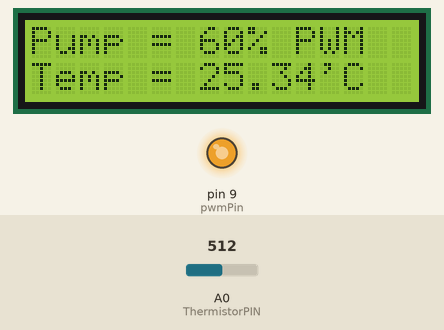
A sketch run on a simulated Arduino Uno, built with avr-gcc and run on an emulated ATmega328P. On the bench: 16×2 character LCD, output pins drawn as LEDs (lit = HIGH). Inputs (shaded band) come from the test bench; at power-on: A0 (ThermistorPIN) = 512.

Above: at 9.2 s.
9.3 s: A0 (ThermistorPIN) set to 306
At 10.4 s:
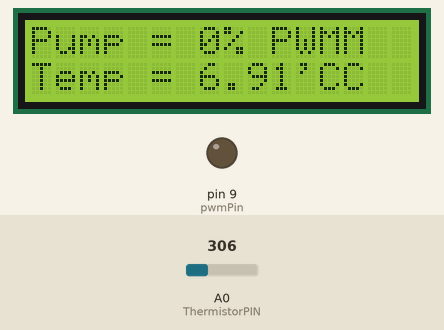
11.5 s: A0 (ThermistorPIN) set to 249
At 13.2 s:
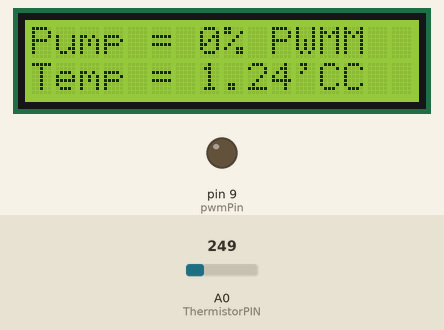
13.5 s: A0 (ThermistorPIN) set to 230
At 15.2 s:
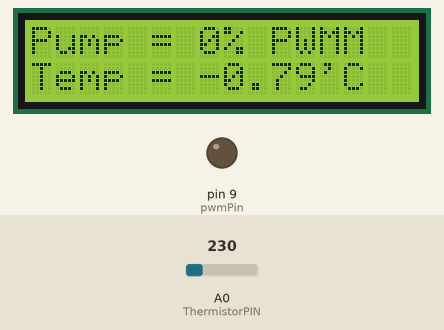
15.5 s: A0 (ThermistorPIN) set to 0
At 17.1 s:
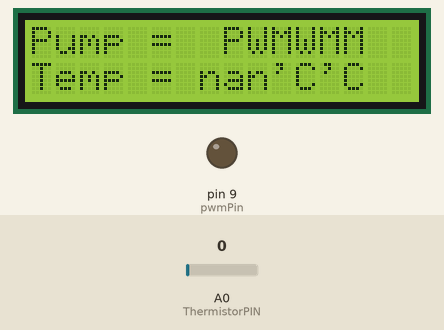
Timing chart, 0 to 18.6 s (numbered marks = the images above; inputs shaded):
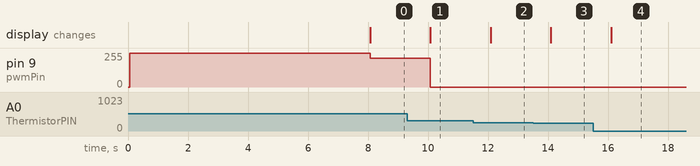

The sketch:

PC_pwm_pump.ino
```cpp
// Lukasz Dziwosz 2019
// PC watercooling pump arduino controller
// Temperature controlled speed of 12v 2 pin pump
#include <math.h>
#include <LiquidCrystal.h>

// initialize the library by associating any needed LCD interface pin
// with the arduino pin number it is connected to
const int rs = 12, en = 11, d4 = 5, d5 = 4, d6 = 3, d7 = 2;
LiquidCrystal lcd(rs, en, d4, d5, d6, d7);

#define pwmPin 9           // Digital Pin 9
#define ThermistorPIN 0    // Analog Pin 0

float vcc = 4.21;                       // only used for display purposes, if used
                                        // set to the measured Vcc.
float pad = 9850;                       // balance/pad resistor value, set this to
                                        // the measured resistance of your pad resistor
float thermr = 10000;                   // thermistor nominal resistance

float Thermistor(int RawADC) {
 long Resistance;
 float Temp;  // Dual-Purpose variable to save space.

 Resistance=pad*((1024.0 / RawADC) - 1);
 Temp = log(Resistance); // Saving the Log(resistance) so not to calculate  it 4 times later
 Temp = 1 / (0.001129148 + (0.000234125 * Temp) + (0.0000000876741 * Temp * Temp * Temp));
 Temp = Temp - 273.15;  // Convert Kelvin to Celsius
  // BEGIN- Remove these lines for the function not to display anything
  //lcd.print("ADC: ");
  //lcd.print(RawADC);
  //lcd.print("/1024");                           // Print out RAW ADC Number
  //lcd.print(", vcc: ");
  //lcd.print(vcc,2);
  //lcd.print(", pad: ");
  //lcd.print(pad/1000,3);
  //lcd.print(" Kohms, Volts: ");
  //lcd.print(((RawADC*vcc)/1024.0),3);
  //lcd.print(", Resistance: ");
  //lcd.print(Resistance);
  //lcd.print(" ohms, ");
  // END- Remove these lines for the function not to display anything

  // Uncomment this line for the function to return Fahrenheit instead.
  //temp = (Temp * 9.0)/ 5.0 + 32.0;                  // Convert to Fahrenheit

 return Temp;                                      // Return the Temperature
}

void setup() {
 pinMode(pwmPin, OUTPUT);
 lcd.begin(16, 2);
 lcd.print("Pump 100%");
 analogWrite(pwmPin, 255);
 delay(8000); // pump will run 100% on startup for 8 seconds
 analogWrite(pwmPin, 0);
 lcd.clear();
}

void loop() {
 lcd.setCursor(0,0);
 lcd.print("Pump = ");

 float T;
 T = Thermistor(analogRead(ThermistorPIN));       // read ADC and  convert it to Celsius
  // Control pump curve here with if statements. Various pumps might need different PWM values (0-255)
  // Also adjust min temperature to your room temperature
  if (T < 18.00) {analogWrite(pwmPin, 0); lcd.print("0%");} //pump is off when temp lower than 18 celcius.
  if (T >=18.00 && T < 19.00) {analogWrite(pwmPin, 125) ; lcd.print("10%");}
  if (T >=19.00 && T < 20.00) {analogWrite(pwmPin, 135) ; lcd.print("20%");}
  if (T >=20.00 && T < 21.00) {analogWrite(pwmPin, 155) ; lcd.print("30%");}
  if (T >=21.00 && T < 22.00) {analogWrite(pwmPin, 185) ; lcd.print("40%");}
  if (T >=22.00 && T < 25.00) {analogWrite(pwmPin, 205) ; lcd.print("50%");}
  if (T >=25.00 && T < 27.00) {analogWrite(pwmPin, 215) ; lcd.print("60%");}
  if (T >=27.00 && T < 30.00) {analogWrite(pwmPin, 225) ; lcd.print("70%");}
  if (T >=30.00 && T < 33.00) {analogWrite(pwmPin, 235) ; lcd.print("80%");}
  if (T >=33.00 && T < 36.00) {analogWrite(pwmPin, 245) ; lcd.print("90%");}
  if (T >36.00) {analogWrite(pwmPin, 255) ; lcd.print("100%");} // pump is running 100% if temp is over 36 cecius

 lcd.print(" PWM");
 lcd.setCursor(0,1);
 lcd.print("Temp = ");
 lcd.print(T);
 lcd.print("'C");
 delay(1000);

}
```

Measured:
- the behaviour switches between 238 and 237 on A0 (ThermistorPIN) (found by bisection; images 2 and 3)
- after the input at 9.3 s, pin 9 (pwmPin): 215/255 → 0/255 after 0.78 s; the display: changes after 0.78 s (image 1)
- after the input at 11.5 s, the display: changes after 0.59 s (image 2)
- after the input at 13.5 s, the display: changes after 0.60 s (image 3)
- after the input at 15.5 s, the display: changes after 0.61 s (image 4)
